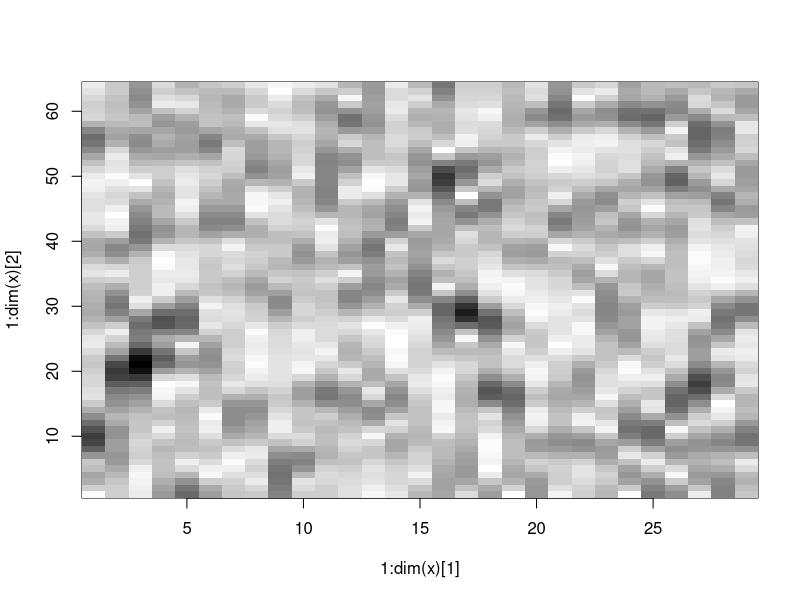

Reproduce this figure in R.
library(e1071)


### Name: hamming.window
### Title: Computes the Coefficients of a Hamming Window.
### Aliases: hamming.window
### Keywords: ts

### ** Examples
hamming.window(10)

x<-rnorm(500)
y<-stft(x, wtype="hamming.window")
plot(y)
